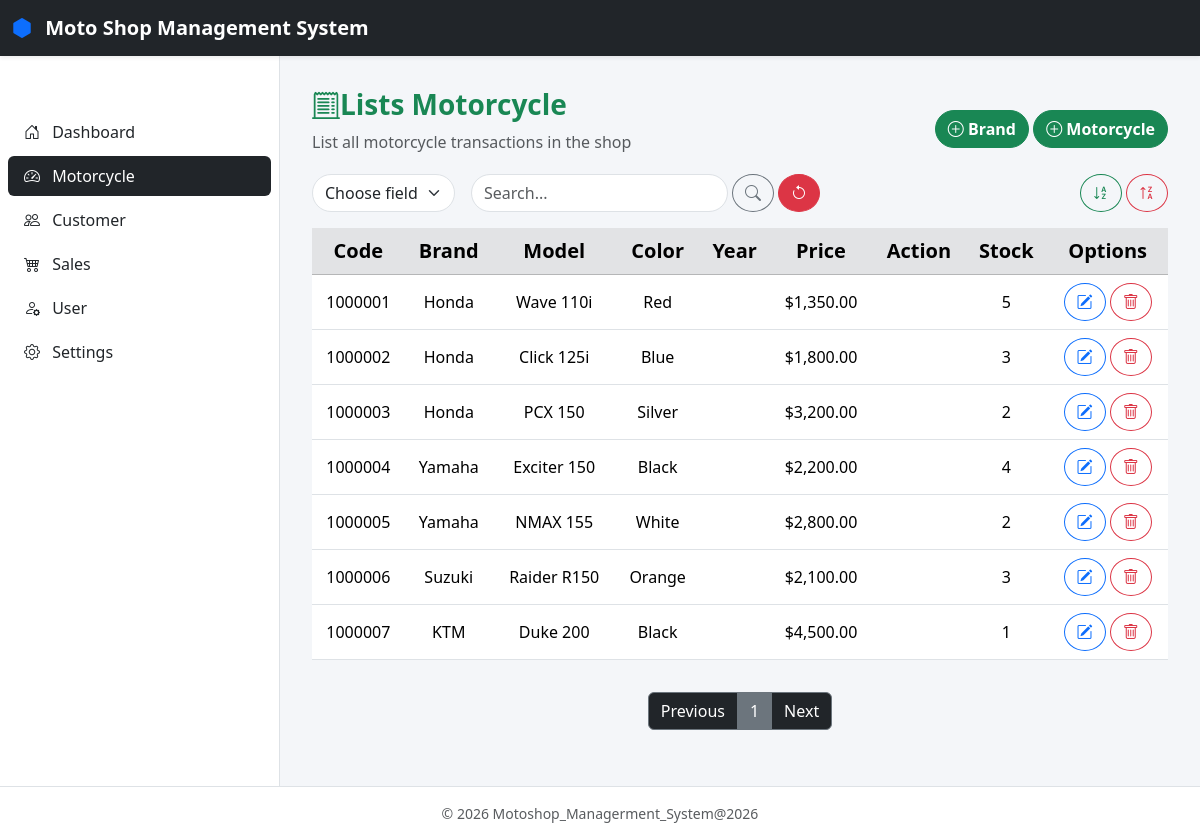
/motos.php, run on an earlier commit of the app's database.
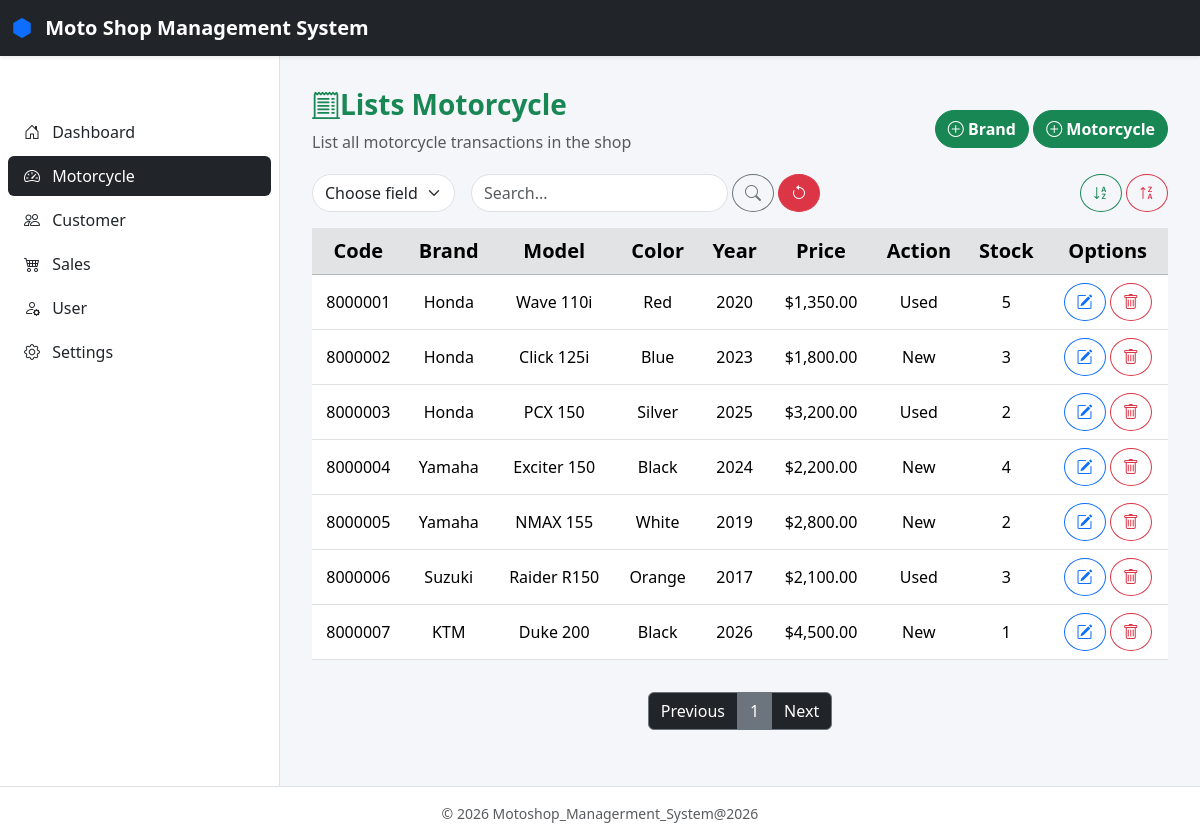
And on a later commit of the database.
### tables this page shows
CREATE TABLE tblModel (
    code_model INT PRIMARY KEY AUTO_INCREMENT,
    braid INT,
    modname VARCHAR(100) NOT NULL,
    color VARCHAR(100) NOT NULL,
    `year` YEAR NOT NULL,
    price DECIMAL(10, 2) NOT NULL,
    act VARCHAR(5) NOT NULL,
    stock INT DEFAULT 0,
    FOREIGN KEY (braid) REFERENCES tblBrand(braid)
)AUTO_INCREMENT=8000001;

CREATE TABLE tblBrand (
    braid INT PRIMARY KEY AUTO_INCREMENT,
    braname VARCHAR(100) NOT NULL	
);

### motos/list.php (the view, shortened to what this page needs)
<div class="d-flex justify-content-between align-items-center mb-1">
    <div>
        <h3 class="fw-bold text-success"><i class="bi bi-receipt-cutoff"></i>Lists Motorcycle</h3>
        <p class="text-muted">List all motorcycle transactions in the shop</p>
    </div>
    <div>
        <a href="motos\add.php" class="btn btn-success rounded-pill fw-bold"><i class="bi-plus-circle"></i> Brand</a>
    <a href="motos\add.php" class="btn btn-success rounded-pill fw-bold"><i class="bi-plus-circle"></i> Motorcycle</a>
    </div>
</div>
<?php
$search = isset($_POST["txtsearch"]) ? $_POST["txtsearch"] : "";
?>
<fieldset>
    <form method="post" class="d-flex justify-content-between mb-3">
        <div class="text-start row g-3 align-items-center">
            <div class="col-auto">
                <select name="txtfield" class="form-select rounded-pill">
                    <option class="text-secondary">Choose field</option>
                </select>
            </div>
            <div class="col-auto d-flex justify-content-between align-items-center gap-1">
                <input type="text" name="txtsearch"
                    value="<?php echo ($search) ?>"
                    class="form-control rounded-pill" placeholder="Search...">
                <button type="submit" name="btnsearch" class="btn btn-outline-secondary rounded-circle">
                    <i class="bi-search"></i>
                </button>
                <button type="submit" name="btnreset" class="btn btn-danger rounded-circle">
                    <i class="bi-arrow-counterclockwise"></i>
                </button>
            </div>
        </div>
        <div class="text-end">
            <button type="submit" name="btnasc" class="btn btn-outline-success rounded-circle">
                <i class="bi-sort-alpha-down"></i>
            </button>
            <button type="submit" name="btndesc" class="btn btn-outline-danger rounded-circle">
                <i class="bi-sort-alpha-up-alt"></i>
            </button>
        </div>
    </form>
</fieldset>
<table id="Table" class="table table-hover text-center align-middle mb-0">
    <thead>
        <tr class="table-secondary fs-5">
            <th>Code</th>
            <th>Brand</th>
            <th>Model</th>
            <th>Color</th>
            <th>Year</th>
            <th>Price</th>
            <th>Action</th>
            <th>Stock</th>
            <th class="text-center">Options</th>
        </tr>
    </thead>
    <tbody>
        <?php
        require("db.php");
        $limit = 10;
        $page = isset($_GET['page']) ? (int)$_GET['page'] : 1;
        $start = ($page - 1) * $limit;
        $total_results = $conn->query("SELECT COUNT(*) as id FROM tblModel")->fetch_assoc()['id'];
        $pages = ceil($total_results / $limit);
        $sql = "SELECT m.code_model, b.braname, m.modname, m.color, m.year, m.price, m.act, m.stock
        FROM tblModel m
        JOIN tblBrand b ON m.braid = b.braid";
        $sql .= " LIMIT $start, $limit";
        $stmt = $conn->prepare($sql);
        $stmt->execute();
        $result = $stmt->get_result();
        while ($row = $result->fetch_assoc()) {
            echo "<tr>";
            echo "<td>" . $row["code_model"] . "</td>";
            echo "<td>" . $row["braname"] . "</td>";
            echo "<td>" . $row["modname"] . "</td>";
            echo "<td>" . $row["color"] . "</td>";
            echo "<td>" . $row["year"] . "</td>";
            echo "<td>$" . number_format($row["price"], 2) . "</td>";
            echo "<td>" . $row["act"] . "</td>";
            echo "<td>" . $row["stock"] . "</td>";
            echo "<td class='text-center'>
            <a href='./motos/edit.php?code_model=" . $row["code_model"] . "' class='bi bi-pencil-square btn btn-outline-primary rounded-circle'></a>
            <a href='./motos/delete.php?code_model=" . $row["code_model"] . "' class='bi bi-trash btn btn-outline-danger rounded-circle' onclick='return confirm(\"Are you sure?\");'></a>
          </td>";
            echo "</tr>";
        }
        ?>
    </tbody>
</table>
<?php include 'layout/Pagination.php'; ?>

### motos.php (shortened to what this page needs)
<!DOCTYPE html>
<html lang="en">
<head>
    <link href="https://cdn.jsdelivr.net/npm/bootstrap@5.3.8/dist/css/bootstrap.min.css" rel="stylesheet">
    <link href="https://cdn.jsdelivr.net/npm/bootstrap-icons@1.11.3/font/bootstrap-icons.min.css" rel="stylesheet">
    <link rel="stylesheet" href="./assets/css/layout.css">
</head>
<body>
    <?php include 'layout/header.php'; ?>
    <div class="main-wrapper">
        <?php include 'layout/sidebar.php'; ?>
        <main class="content-wrapper">
            <?php include 'motos/list.php'; ?>
        </main>
    </div>
    <?php include 'layout/footer.php';?>
</body>
</html>
</html>

### layout/header.php (shortened to what this page needs)
<nav class="navbar navbar-expand-lg navbar-dark bg-dark sticky-top shadow-sm">
    <div class="container-fluid">
        <a class="navbar-brand fw-bold" href="index.php">
            <i class="bi bi-hexagon-fill text-primary me-2"></i>
            <span class="brand-text d-none d-md-inline">Moto Shop Management System</span>
        </a>
    </div>
</nav>

### layout/sidebar.php (shortened to what this page needs)
<?php
    $currentPage = basename($_SERVER['PHP_SELF'] ?? '');
    $linkBaseActive = 'nav-link active bg-dark text-white rounded';
    $linkBaseInactive = 'nav-link text-dark rounded hover-bg-secondary';
?>
<aside class="sidebar-wrapper d-flex flex-column" id="sidebar">
    <div class="p-3">
    </div>
    <ul class="nav flex-column mb-auto px-2">
        <li class="nav-item mb-1">
            <a href="index.php" class="<?php echo ($currentPage === 'index.php') ? $linkBaseActive : $linkBaseInactive; ?>">
                <i class="bi bi-house-door me-2"></i> Dashboard
            </a>
        </li>
        <li class="nav-item mb-1">
            <a href="motos.php" class="<?php echo ($currentPage === 'motos.php') ? $linkBaseActive : $linkBaseInactive; ?>">
                <i class="bi bi-speedometer2 me-2"></i> Motorcycle
            </a>
        </li>
        <li class="nav-item mb-1">
            <a href="customer.php" class="<?php echo ($currentPage === 'customer.php') ? $linkBaseActive : $linkBaseInactive; ?>">
                <i class="bi bi-people me-2"></i> Customer
            </a>
        </li>
        <li class="nav-item mb-1">
            <a href="sales.php" class="<?php echo ($currentPage === 'sales.php') ? $linkBaseActive : $linkBaseInactive; ?>">
                <i class="bi bi-cart4 me-2"></i> Sales
            </a>
        </li>
        <li class="nav-item mb-1">
            <a href="user.php" class="<?php echo ($currentPage === 'user.php') ? $linkBaseActive : $linkBaseInactive; ?>">
                <i class="bi bi-person-gear me-2"></i> User
            </a>
        </li>
        <li class="nav-item mb-1">
            <a href="#" class="nav-link text-dark rounded hover-bg-secondary">
                <i class="bi bi-gear me-2"></i> Settings
            </a>
        </li>
    </ul>
</aside>

### layout/pagination.php
<nav aria-label="Page navigation" class="mt-4 text-center">
    <ul class="pagination justify-content-center pagination-dark p-2 rounded">
        <li class="page-item <?php if($page <= 1){ echo 'disabled'; } ?>">
            <a class="page-link bg-dark text-white border-secondary" href="<?php if($page > 1){ echo "?page=".($page - 1); } else { echo "#"; } ?>">Previous</a>
        </li>
        <?php for($i = 1; $i <= $pages; $i++): ?>
        <li class="page-item <?php if($page == $i) { echo 'active'; } ?>">
            <a class="page-link <?php if($page == $i) { echo 'bg-secondary text-white'; } else { echo 'bg-dark text-white'; } ?> border-secondary" href="?page=<?= $i; ?>"> <?= $i; ?> </a>
        </li>
        <?php endfor; ?>
        <li class="page-item <?php if($page >= $pages){ echo 'disabled'; } ?>">
            <a class="page-link bg-dark text-white border-secondary" href="<?php if($page < $pages){ echo "?page=".($page + 1); } else { echo "#"; } ?>">Next</a>
        </li>
    </ul>
</nav>

### layout/footer.php (shortened to what this page needs)
<footer class="bg-white border-top py-3 mt-auto">
    <div class="container-fluid px-4 text-center">
        <div class="align-items-center">
            <div class="text-muted small">
                &copy; <?php echo date("Y"); ?> Motoshop_Managerment_System@2026
            </div>
        </div>
    </div>
</footer>

### assets/css/layout.css (style rules this page uses)
body { min-height: 100vh; display: flex; flex-direction: column; background-color: #f4f6f9; }
.main-wrapper { flex: 1; display: flex; overflow: hidden; }
.sidebar-wrapper { width: 280px; background-color: #fff; border-right: 1px solid #dee2e6; transition: all 0.3s; min-height: 100%; overflow-y: auto; }
.content-wrapper { flex: 1; padding: 2rem; overflow-y: auto; }

What changed in the data, as far as the page shows it:
removed tblmodel: code_model "1000001", braid.braname "Honda", modname "Wave 110i", color "Red", price "1,350.00", stock "5"
removed tblmodel: code_model "1000002", braid.braname "Honda", modname "Click 125i", color "Blue", price "1,800.00", stock "3"
removed tblmodel: code_model "1000003", braid.braname "Honda", modname "PCX 150", color "Silver", price "3,200.00", stock "2"
removed tblmodel: code_model "1000004", braid.braname "Yamaha", modname "Exciter 150", color "Black", price "2,200.00", stock "4"
removed tblmodel: code_model "1000005", braid.braname "Yamaha", modname "NMAX 155", color "White", price "2,800.00", stock "2"
removed tblmodel: code_model "1000006", braid.braname "Suzuki", modname "Raider R150", color "Orange", price "2,100.00", stock "3"
removed tblmodel: code_model "1000007", braid.braname "KTM", modname "Duke 200", color "Black", price "4,500.00", stock "1"
added tblmodel: code_model "8000001", braid.braname "Honda", modname "Wave 110i", color "Red", year "2020", price "1,350.00", act "Used", stock "5"
added tblmodel: code_model "8000002", braid.braname "Honda", modname "Click 125i", color "Blue", year "2023", price "1,800.00", act "New", stock "3"
added tblmodel: code_model "8000003", braid.braname "Honda", modname "PCX 150", color "Silver", year "2025", price "3,200.00", act "Used", stock "2"
added tblmodel: code_model "8000004", braid.braname "Yamaha", modname "Exciter 150", color "Black", year "2024", price "2,200.00", act "New", stock "4"
added tblmodel: code_model "8000005", braid.braname "Yamaha", modname "NMAX 155", color "White", year "2019", price "2,800.00", act "New", stock "2"
added tblmodel: code_model "8000006", braid.braname "Suzuki", modname "Raider R150", color "Orange", year "2017", price "2,100.00", act "Used", stock "3"
added tblmodel: code_model "8000007", braid.braname "KTM", modname "Duke 200", color "Black", year "2026", price "4,500.00", act "New", stock "1"
